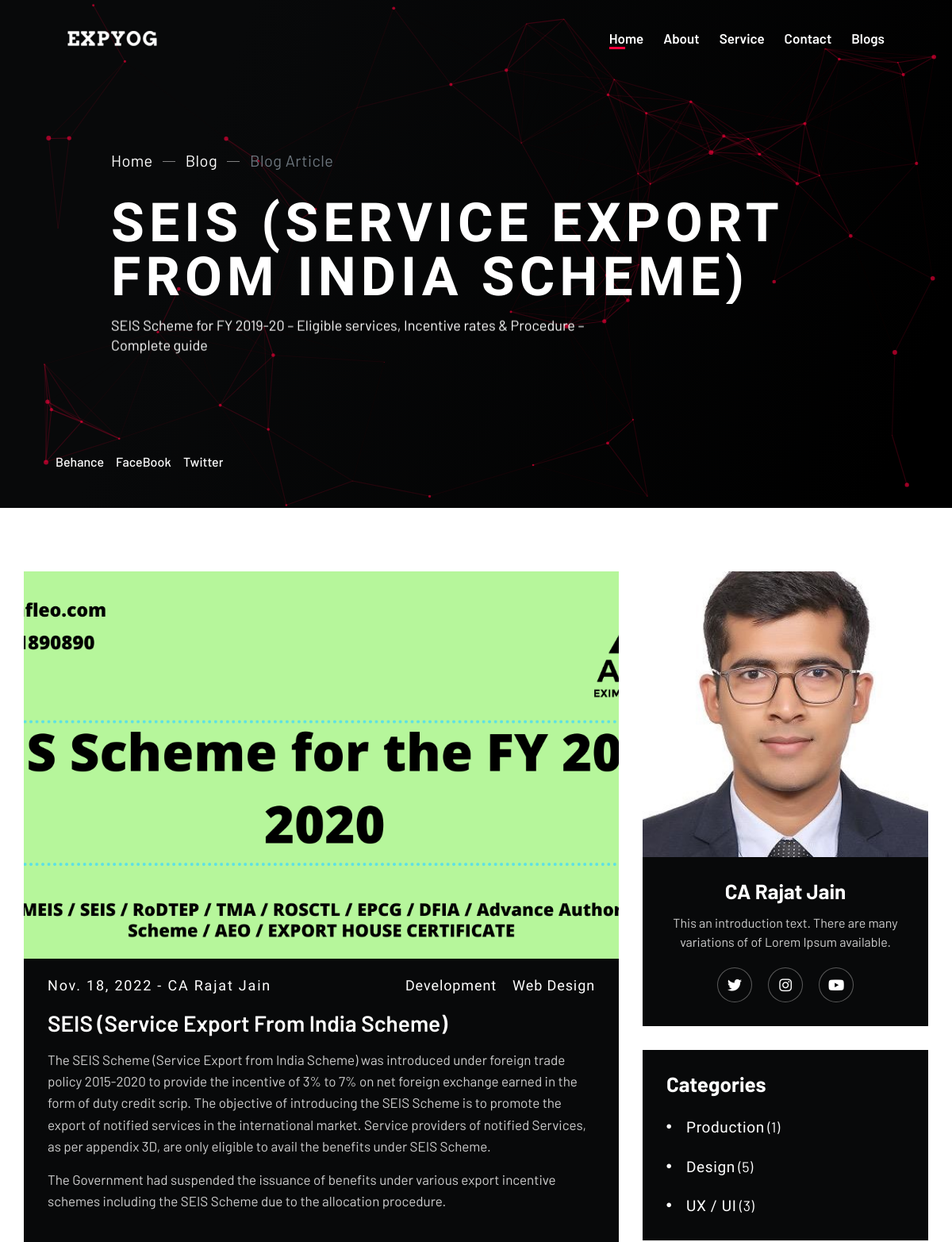
The app's page /blog/seis/ (upper part), older data.
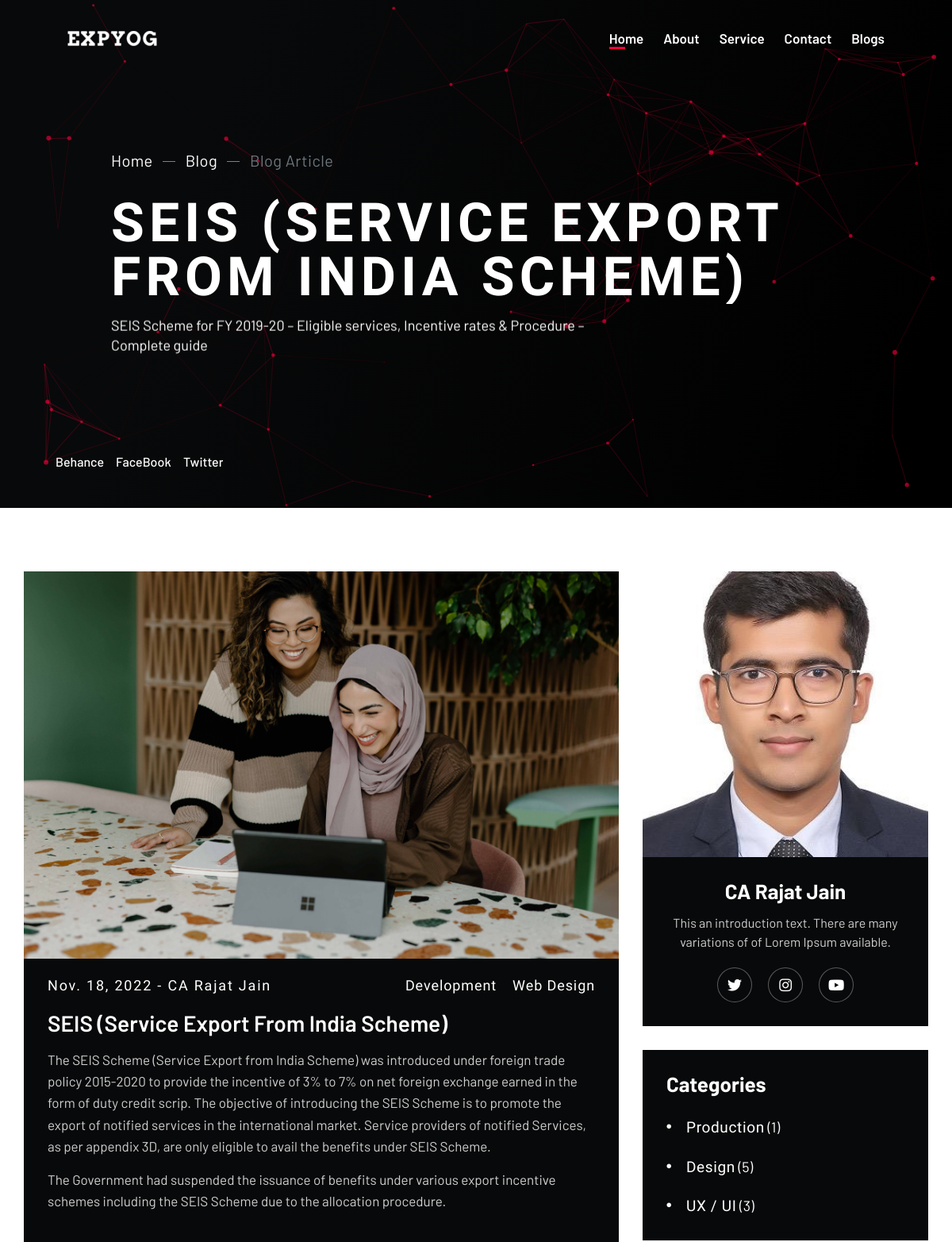
The same page, newer data.
### blog/models.py (models this page shows, shortened)
class Blog(models.Model):
    title = models.CharField(max_length=120)
    intro = models.TextField(blank=True, null=True)
    slug = models.SlugField()
    categories = models.ManyToManyField(Category)
    tags = models.TextField(blank=True, null=True)
    author = models.ForeignKey(Author, on_delete=models.CASCADE)
    image = models.ImageField(upload_to='blog')
    body = RichTextField(blank=True, null=True)
    date_created = models.DateField(auto_now_add=True)

class Author(models.Model):
    name = models.CharField(max_length=120)
    image = models.ImageField(upload_to='author')
    intro = models.TextField()
    twitter = models.CharField(max_length=250, blank=True, null=True)
    instagram = models.CharField(max_length=250, blank=True, null=True)
    instagram = models.CharField(max_length=250, blank=True, null=True)
    youtube = models.CharField(max_length=250, blank=True, null=True)
    def __str__(self):
        return self.name

class Category(models.Model):
    title = models.CharField(max_length=120)

### blog/views.py (the view)
# urls.py: path('<str:pk>/', views.blog, name='blog')
def blog(request, pk):
    if request.method=="POST":
        name = request.POST['name']
        phone = request.POST['phone']
        email = request.POST['email']
        comment = request.POST['comment']
        blog=pk
        lead = Lead.objects.create(name=name, phone=phone, email=email, comment=comment, blog=blog)
        lead.save()
        return redirect('blog', pk=pk)
    else:
        blog = Blog.objects.filter(slug=pk).first()
        category = blog.categories.all()
        author = blog.author
        tags = blog.tags.split(', ')
        context = {
            'blog': blog,
            'category': category,
            'author': author,
            'tags': tags
        }
        return render(request, 'blog.html', context)

### blog/templates/blog.html (shortened to what this page needs)
{% extends 'base.html' %}
{% block content %}
    <main id="swup">
        {% include 'navbar.html' %}
        <section id="firstSection" class="page-header section-80vh bg-gradient-black bg-black">
            <div id="particles" class="container">
                <div class="container">
                    <div class="row">
                        <div class="col-xl-7 offset-xl-1">
                            <div class="breadcrumb-wrap">
                                <ul class="breadcrumb slide-over">
                                    <li class="breadcrumb-item"><a class="link text-white" href="{%url 'index'%}">Home</a></li>
                                    <li class="breadcrumb-item"><a class="link text-white" href="{% url 'blog-list' %}">Blog</a></li>
                                    <li class="breadcrumb-item active" aria-current="page">Blog Article</li>
                                </ul>
                            </div>
                        </div>
                        <div class="col-xl-11 offset-xl-1">
                            <h1 class="page-header-title text-white">
                                <span class="slide-over">{{blog.title}}</span>
                            </h1>
                        </div>
                        <div class="col-xl-7 offset-xl-1">
                            <p class='page-header-text text-lead text-white'>
                                <span class="slide-over">{{blog.intro}}</span>
                            </p>
                        </div>
                    </div>
                </div>
            </div>
            <div class="bottom-left-links">
                <div>
                    <a href="#" class="link text-white">Behance</a>
                </div>
                <div>
                    <a href="#" class="link text-white">FaceBook</a>
                </div>
                <div>
                    <a href="#" class="link text-white">Twitter</a>
                </div>
            </div>
        </section>
        <div class="page-main">
            <section class="section-small bg-light">
                <div class="container blog-container">
                    <div class="row">
                        <div class="col-lg-8">
                            <div class="blog-item bg-black">
                                <div class="blog-img">
                                    <div class="bg-image lazy" data-bg="url({{blog.image.url}})"></div>
                                </div>
                                <div class="blog-content">
                                    <div class="blog-header">
                                        <div class="blog-info">
                                            <p class="text-additional text-white">
                                                <a href="#" class="link">{{blog.date_created}}</a>
                                                -
                                                <a href="#" class="link">{{blog.author}}</a>
                                            </p>
                                        </div>
                                        <div class="blog-tags">
                                            {% for cat in category %}
                                            <a class="link text-additional" href="#">{{cat.title}}</a>
                                            {% endfor %}
                                        </div>
                                    </div>
                                    <h3 class="blog-title text-white">{{blog.title}}</h3>
                                    <div class="body-blog">
                                        {{ blog.body|safe }}
                                    </div>
                                </div>
                            </div>
                        </div>
                        <div class="col-lg-4">
                            <aside class="sidebar widget_area">
                                <div class="widget widget_author p-0">
                                    <div class="widget-author">
                                        <div class="bg-image lazy" data-bg="url({{author.image.url}})"></div>
                                    </div>
                                    <div class="widget-inner text-center">
                                        <h3 class="widget-title text-white">{{author.name}}</h3>
                                        <p class="text-light-gray">
                                            {{author.intro}}
                                        </p>
                                        <div class="widget-social social">
                                            {% if author.twitter %}
                                                <div class="social-item">
                                                    <a class="link" href="{{author.twitter}}" target="_blank">
                                                        <i class="fab fa-twitter"></i>
                                                    </a>
                                                </div>
                                            {% endif %}
                                            {% if author.instagram %}
                                                <div class="social-item">
                                                    <a class="link" href="{{author.instagram}}" target="_blank">
                                                        <i class="fab fa-instagram"></i>
                                                    </a>
                                                </div>
                                            {% endif %}
                                            {% if author.youtube %}
                                                <div class="social-item">
                                                    <a class="link" href="{{author.youtube}}" target="_blank">
                                                        <i class="fab fa-youtube"></i>
                                                    </a>
                                                </div>
                                            {% endif %}
                                        </div>
                                    </div>
                                </div>
                                <div class="widget widget_categories">
                                    <h3 class="widget-title text-white">
                                        categories
                                    </h3>
                                    <ul>
                                        <li>
                                            <a href="#">
                                                production
                                            </a>
                                            (1)
                                        </li>
                                        <li>
                                            <a href="#">
                                                design
                                            </a>
                                            (5)
                                        </li>
                                        <li>
                                            <a href="#">
                                                UX / UI
                                            </a>
                                            (3)
                                        </li>
                                    </ul>
                                </div>
                            </aside>
                        </div>
                    </div>
                </div>
            </section>
        </div>
    </main>
{% endblock content %}

### core/templates/base.html (shortened to what this page needs)
{% load static %}
<!DOCTYPE html>
<html lang="en">
<head>
    <link rel="stylesheet" href="https://use.fontawesome.com/releases/v5.7.2/css/all.css">
    <link rel="stylesheet" href="{% static 'css/plugins.css'%}">
    <link rel="stylesheet" href="{% static 'css/style.css'%}">
</head>
<body>
    {% block content %}
    {% endblock content %}
</body>

### core/templates/navbar.html (shortened to what this page needs)
{% load static %}
<header class="header header-anchor header-container header-white">
    <div class="container">
        <div class="logo-box">
            <a data-swup href="{% url 'index' %}" class="logo">
                <img src="{% static 'img/Logo/exp1.png'%}" alt="logo">
            </a>
        </div>
        <div class="menu-anchor">
            <ul class="menu-anchor-list">
                <li class="active">
                    <a href="{% url 'index' %}#firstSection">Home</a>
                </li>
                <li>
                    <a href="{% url 'index' %}#aboutSection">About</a>
                </li>
                <li>
                    <a href="{% url 'index'%}#serviceSection">Service</a>
                </li>
                <li>
                    <a href="{% url 'index'%}#contactSection">Contact</a>
                </li>
                <li>
                    <a href="{% url 'index'%}#blogSection">Blogs</a>
                </li>
            </ul>
        </div>
    </div>
</header>

### core/templates/footer.html (shortened to what this page needs)
{% load static %}

Row changes from the older to the newer data that the page shows:
changed Blog "SEIS (SERVICE EXPORT FROM INDIA SCHEME)": image: a different picture
